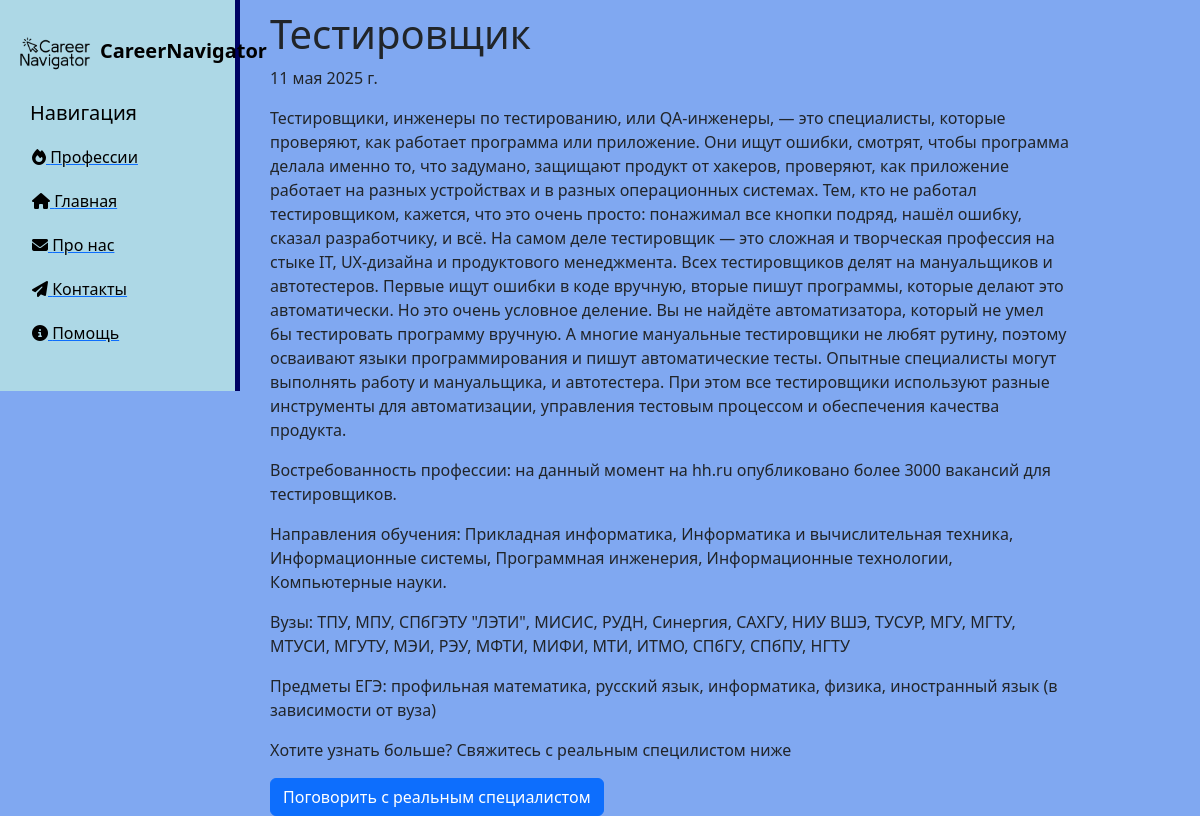
Screenshot of /professions/13 with the database file from the repository.
### newapp/models.py (models this page shows, shortened)
class Professions(models.Model):
    title = models.CharField('Профессия', max_length=50, default='Профессия')
    anons = models.CharField('Анонс', max_length=200)
    full_text = models.TextField('Описание профессии')
    demand = models.TextField('Востребованность профессии')
    studying = models.TextField('Направления обучения')
    unis = models.TextField('Вузы')
    exams = models.TextField('Предметы ЕГЭ')
    date = models.DateField('Дата обновления')
    class Meta:
        verbose_name = 'Профессия'
        verbose_name_plural = 'Профессии'

### newapp/views.py (the view)
# urls.py: path('<int:pk>', views.NewappDetailView.as_view(), name='newapp-detail'),
class NewappDetailView(DetailView):
    model = Professions
    template_name = 'newapp/details_view.html'
    context_object_name = 'prof'

### newapp/templates/newapp/details_view.html (shortened to what this page needs)
{% extends 'main/layout.html' %}
{% block content %}
    <div class="features">
        <h1>{{ prof.title }}</h1>
        <p>{{ prof.date }}</p>
        <p>{{ prof.full_text }}</p>
        <p>{{ prof.demand }}</p>
        <p>{{ prof.studying }}</p>
        <p>{{ prof.unis }}</p>
        <p>{{ prof.exams }}</p>
        <p>Хотите узнать больше? Свяжитесь с реальным специлистом ниже</p>
        <a class="btn btn-primary">Поговорить с реальным специалистом</a>
    </div>
{% endblock %}

### main/static/main/css/main.css (style rules this page uses)
body { background: #80a8f1; }
main .features { float: left; margin-top: 10px; text-align: left; width: 75%; }
main .features h1 { font-size: 40px; margin-left: 30px }
main .features p { max-width: 800px; margin-left: 30px }
main .features a { margin-left: 30px }

### rows the page displays
Professions: title "Тестировщик", date "11 мая 2025 г.", full_text "Тестировщики, инженеры по тестированию, или QA-инженеры, — это специалисты, которые проверяют, как работает программа или приложение. Они ищут ошибки, смотрят, чтобы программа делала именно то, что задумано, защищают продукт от хакеров, проверяют, как приложение работает на разных устройствах и в разных операционных системах. Тем, кто не работал тестировщиком, кажется, что это очень просто: понажимал все кнопки подряд, нашёл ошибку, сказал разработчику, и всё. На самом деле тестировщик — это сложная и творческая профессия на стыке IT, UX-дизайна и продуктового менеджмента. Всех тестировщиков делят на мануальщиков и автотестеров. Первые ищут ошибки в коде вручную, вторые пишут программы,…", demand "Востребованность профессии: на данный момент на hh.ru опубликовано более 3000 вакансий для тестировщиков.", studying "Направления обучения: Прикладная информатика, Информатика и вычислительная техника, Информационные системы, Программная инженерия, Информационные технологии, Компьютерные науки.", unis "Вузы: ТПУ, МПУ, СПбГЭТУ \"ЛЭТИ\", МИСИС, РУДН, Синергия, САХГУ, НИУ ВШЭ, ТУСУР, МГУ, МГТУ, МТУСИ, МГУТУ, МЭИ, РЭУ, МФТИ, МИФИ, МТИ, ИТМО, СПбГУ, СПбПУ, НГТУ", exams "Предметы ЕГЭ: профильная математика, русский язык, информатика, физика, иностранный язык (в зависимости от вуза)"
